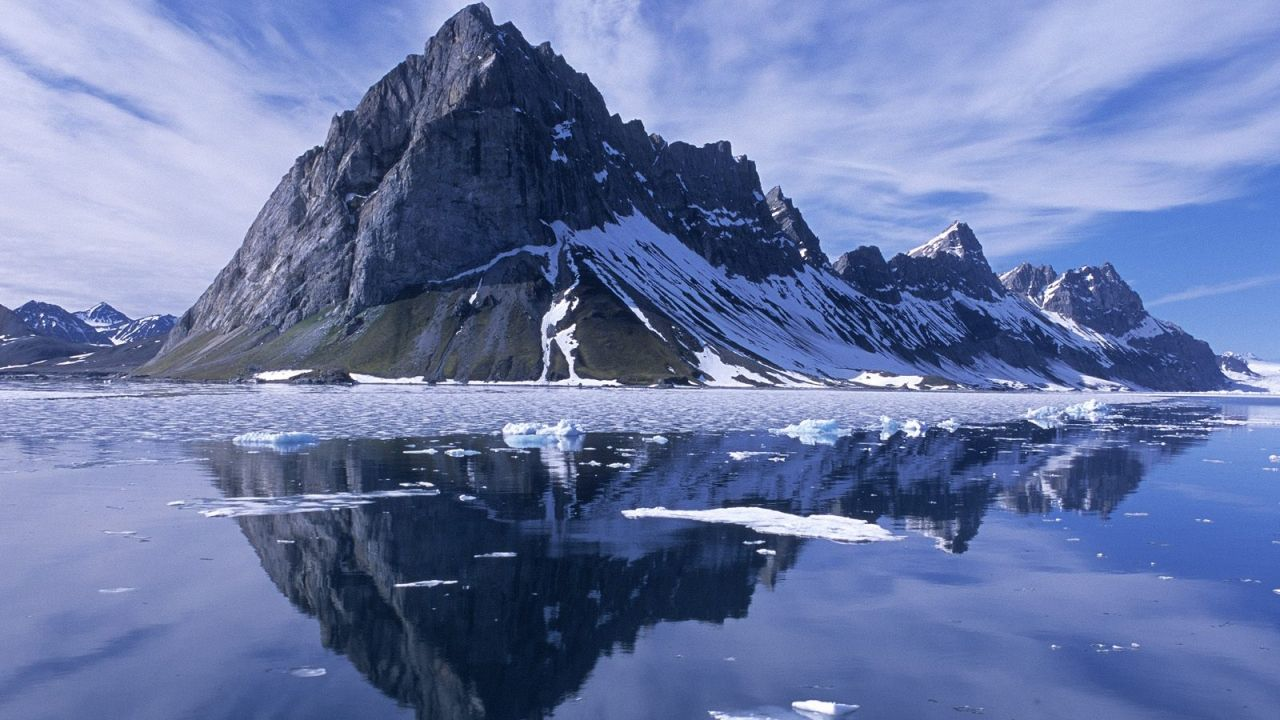
#> input picture Modules/OpenCV/mountain.jpg, 1280 x 720 px, found by its file name
$ python 6borders.py
#> lines starting #> are read from the running program, lines starting #| are printed output that depends on the picture
import cv2

mountain = cv2.imread('C:\\Users\\ashua\\OneDrive\\Desktop\\Coding\\Python\\Modules\\OpenCV\\mountain.jpg')
#> mountain is the input picture: shape (720, 1280, 3); mean B, G, R 165.8, 120.2, 104.7

mountains = cv2.copyMakeBorder(mountain,20,20,20,20,cv2.BORDER_CONSTANT)
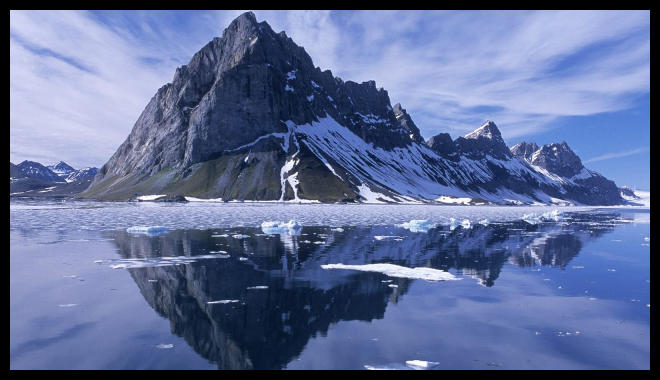
#> mountains: shape (760, 1320, 3) (shown at 1/2 size); mean B, G, R 152.4, 110.4, 96.2
cv2.imshow('Constant',mountains)
cv2.waitKey(0)

mountains = cv2.copyMakeBorder(mountain,20,20,20,20,cv2.BORDER_REFLECT)
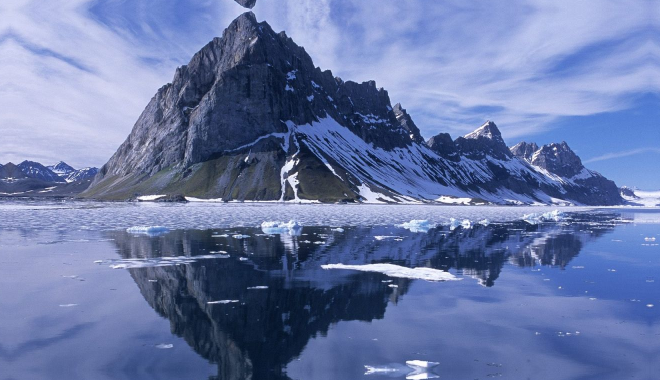
#> mountains: shape (760, 1320, 3) (shown at 1/2 size); mean B, G, R 167.9, 121.7, 106
cv2.imshow('Reflect',mountains)
cv2.waitKey(0)

mountains = cv2.copyMakeBorder(mountain,20,20,20,20,cv2.BORDER_DEFAULT)
cv2.imshow('Default',mountains)
cv2.waitKey(0)

mountains = cv2.copyMakeBorder(mountain,20,20,20,20,cv2.BORDER_REPLICATE)
cv2.imshow('Replicate',mountains)
cv2.waitKey(0)
